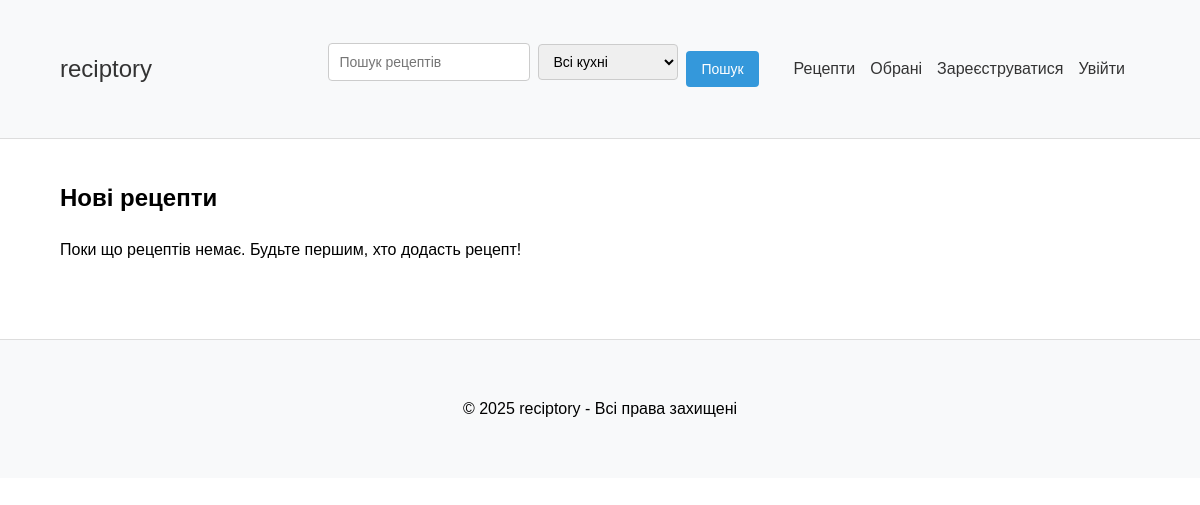
Before: / with the older database file.
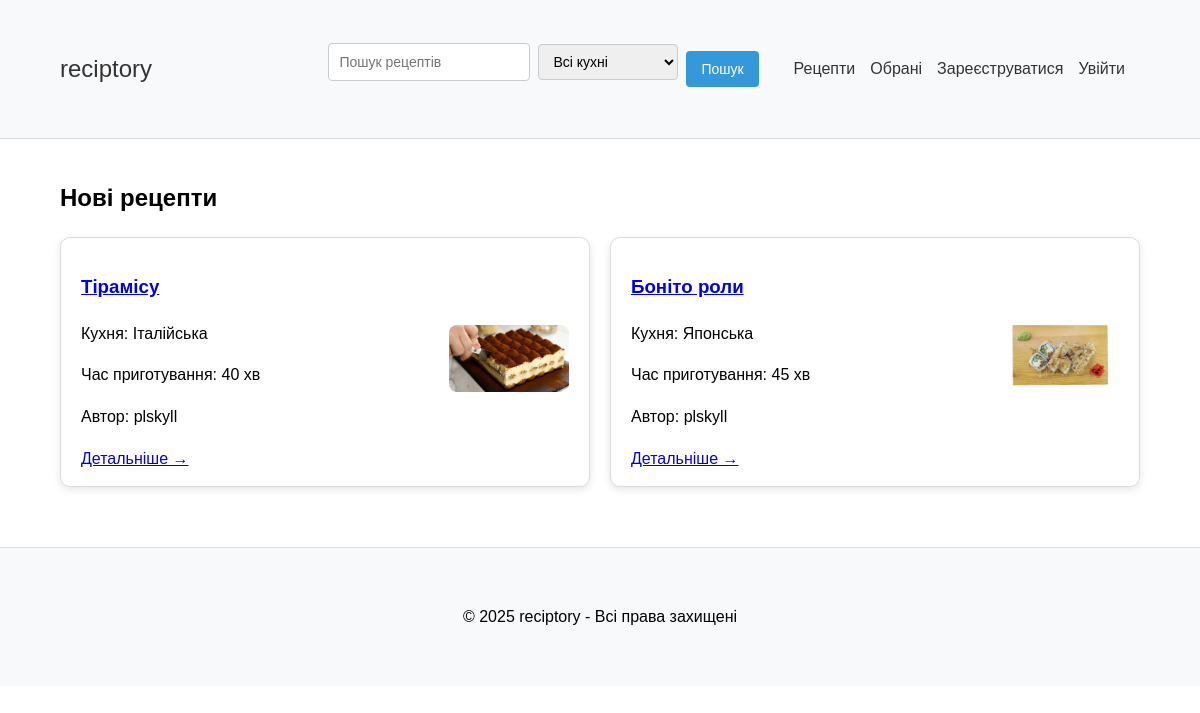
After: the same page with the newer database file.
### polls/models.py (models this page shows, shortened)
class Recipe(models.Model):
    CUISINE_CHOICES = [
        ('ukrainian', 'Українська'),
        ('italian', 'Італійська'),
        ('french', 'Французька'),
        ('indian', 'Індійська'),
        ('chinese', 'Китайська'),
        ('japanese', 'Японська'),
        ('american', 'Американська'),
        ('mexican', 'Мексиканська'),
        ('thai', 'Тайська'),
        ('other', 'Інша'),
    ]
    title = models.CharField(max_length=200, verbose_name="Назва")
    ingredients = models.TextField(verbose_name="Інгредієнти")
    instructions = models.TextField(verbose_name="Інструкції")
    cooking_time = models.PositiveIntegerField(verbose_name="Час приготування (хв)")
    cuisine = models.CharField(max_length=20, choices=CUISINE_CHOICES, default='ukrainian', verbose_name="Кухня")
    author = models.ForeignKey(User, on_delete=models.CASCADE, related_name='recipes', verbose_name="Автор")
    created_at = models.DateTimeField(auto_now_add=True, verbose_name="Створено")
    updated_at = models.DateTimeField(auto_now=True, verbose_name="Оновлено")
    image = models.ImageField(upload_to='recipes/', null=True, blank=True, verbose_name="Зображення")
    class Meta:
        verbose_name = "Рецепт"
        verbose_name_plural = "Рецепти"
        ordering = ['-created_at']

### polls/views.py (the view)
# urls.py: path('', views.home_view, name='home'),
def home_view(request):
    latest_recipes = Recipe.objects.all().order_by('-created_at')[:6]
    return render(request, 'home.html', {'latest_recipes': latest_recipes})

### polls/templates/home.html (shortened to what this page needs)
{% extends 'base.html' %}
{% load static %}
{% block content %}
<div>
    <h2>Нові рецепти</h2>
    {% if latest_recipes %}
        <div class="recipe-grid">
            {% for recipe in latest_recipes %}
                <div class="recipe-card">
                    <div class="recipe-info">
                        <h3><a href="{% url 'polls:recipe_detail' recipe_id=recipe.id %}">{{ recipe.title }}</a></h3>
                        <p>Кухня: {{ recipe.get_cuisine_display }}</p>
                        <p>Час приготування: {{ recipe.cooking_time }} хв</p>
                        <p>Автор: {{ recipe.author.username }}</p>
                        <a class="details-link" href="{% url 'polls:recipe_detail' recipe_id=recipe.id %}">Детальніше →</a>
                    </div>
                    <div class="recipe-image">
                        {% if recipe.image %}
                            <img src="{{ recipe.image.url }}" alt="Фото рецепту {{ recipe.title }}">
                        {% else %}
                            <img src="{% static 'images/no_image_available.png' %}" alt="Фото відсутнє">
                        {% endif %}
                    </div>
                </div>
            {% endfor %}
        </div>
    {% else %}
        <p>Поки що рецептів немає. Будьте першим, хто додасть рецепт!</p>
    {% endif %}
</div>
{% endblock %}

### polls/templates/base.html (shortened to what this page needs)
<!DOCTYPE html>
<html lang="uk">
<head>
</head>
<body>
    <header>
        <div class="container">
            <nav>
                <div>
                    <h1><a href="{% url 'polls:home' %}">reciptory</a></h1>
                </div>
                <div style="display: flex; align-items: center; flex-wrap: wrap; gap: 15px;">
                    <form method="get" action="{% url 'polls:recipe_list' %}" class="search-form">
                        <input
                            type="text"
                            name="query"
                            placeholder="Пошук рецептів"
                            value="{{ request.GET.query|default:'' }}"
                        />
                        <select name="cuisine">
                            <option value="">Всі кухні</option>
                        </select>
                        <button type="submit">Пошук</button>
                    </form>
                    <ul>
                        <li><a href="{% url 'polls:recipe_list' %}">Рецепти</a></li>
                        <li><a href="{% url 'polls:favorite_list' %}">Обрані</a></li>
                        {% if user.is_authenticated %}
                            <li class="dropdown">
                                <a onclick="return false;">Вітаємо, {{ user.username }} ▾</a>
                                <ul>
                                    <li><a href="{% url 'polls:recipe_create' %}">Створити рецепт</a></li>
                                    <li><a href="{% url 'polls:user_recipes' %}">Мої рецепти</a></li>
                                    <li><a href="{% url 'polls:logout' %}">Вийти</a></li>
                                </ul>
                            </li>
                        {% else %}
                            <li><a href="{% url 'polls:register' %}">Зареєструватися</a></li>
                            <li><a href="{% url 'polls:login' %}">Увійти</a></li>
                        {% endif %}
                    </ul>
                </div>
            </nav>
        </div>
    </header>
    <div class="container">
    {% block content %}{% endblock %}
</div>
<footer>
    <div class="container">
        <p>&copy; 2025 reciptory - Всі права захищені</p>
    </div>
</footer>

### polls/templates/base.html (style rules this page uses)
body { font-family: Arial, sans-serif; line-height: 1.6; margin: 0; padding: 0; }
.container { width: 90%; max-width: 1200px; margin: 0 auto; padding: 20px; }
header { background-color: #f8f9fa; padding: 10px 0; border-bottom: 1px solid #ddd; }
nav { display: flex; justify-content: space-between; align-items: center; flex-wrap: wrap; }
nav ul { display: flex; list-style: none; margin: 0; padding: 0; align-items: center; }
nav ul li { margin-right: 15px; position: relative; }
nav a { text-decoration: none; color: #333; font-weight: normal; cursor: pointer; }
.search-form { display: flex; align-items: center; margin-right: 20px; font-weight: normal; }
.search-form input, .search-form select, .search-form button { height: 36px; font-weight: normal; font-size: 14px; line-height: 1; }
.search-form input, .search-form select { padding: 0 10px; border: 1px solid #ccc; border-radius: 4px; font-weight: normal; font-size: 14px; line-height: 1; }
.search-form input { width: 180px; }
.search-form select { min-width: 140px; margin-left: 8px; }
.search-form button { padding: 0 15px; margin-left: 8px; background-color: #3498db; color: white; border: none; border-radius: 4px; cursor: pointer; font-weight: normal; font-size: 14px; }
.recipe-grid { display: grid; grid-template-columns: repeat(auto-fill, minmax(300px, 1fr)); gap: 20px; margin-top: 20px; }
.recipe-card { border: 1px solid #ddd; border-radius: 5px; padding: 15px; transition: transform 0.3s; }
form { max-width: 800px; margin: 0 auto; }
input, textarea, select { width: 100%; padding: 8px; margin-bottom: 15px; border: 1px solid #ddd; border-radius: 4px; }
button { background: #3498db; color: white; border: none; padding: 10px 15px; border-radius: 4px; cursor: pointer; font-weight: normal; font-size: 14px; }
footer { margin-top: 40px; padding: 20px 0; background-color: #f8f9fa; text-align: center; border-top: 1px solid #ddd; }

### polls/templates/home.html (style rules this page uses)
.recipe-grid { display: grid; grid-template-columns: repeat(2, 1fr); gap: 20px; margin-top: 15px; }
.recipe-card { background: #fff; border-radius: 10px; padding: 15px 20px; box-shadow: 0 3px 8px rgba(0,0,0,0.1); transition: box-shadow 0.3s ease; display: flex; justify-content: space-between; align-items: center; }
.recipe-info { flex-grow: 1; padding-right: 20px; }
.recipe-image { width: 120px; flex-shrink: 0; }
.recipe-image img { width: 100%; border-radius: 8px; object-fit: cover; }

Changed rows visible on the page:
added Recipe: title "Тірамісу", cuisine "Італійська", cooking_time "40", author.username "plskyll", image (placeholder picture)
added Recipe: title "Боніто роли", cuisine "Японська", cooking_time "45", author.username "plskyll", image (picture)
Other visible differences:
text no longer shown: "Поки що рецептів немає. Будьте першим, хто додасть рецепт!"
